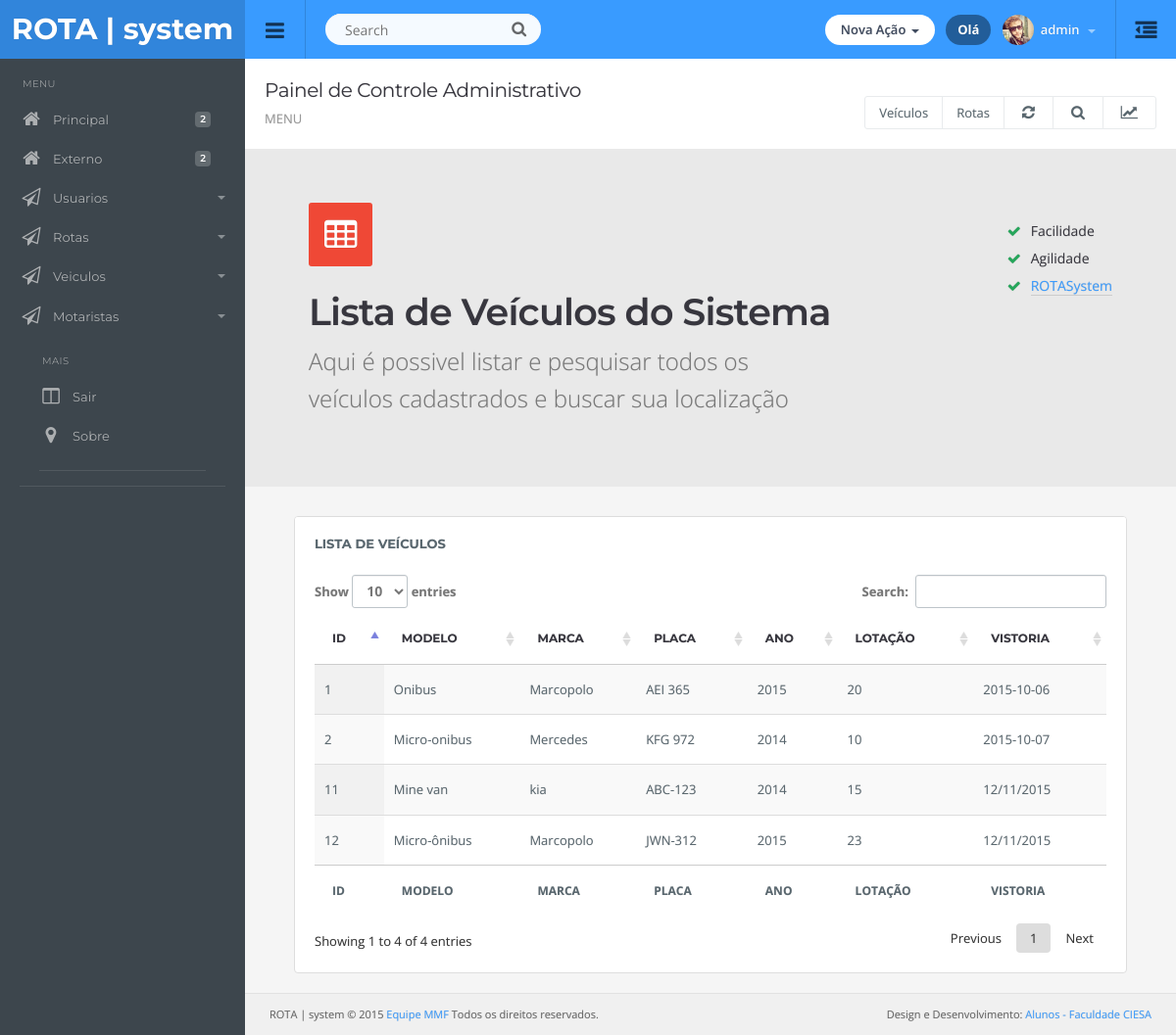
/painel_controle.php (signed in), run on the app's committed database.
### tables this page shows
CREATE TABLE IF NOT EXISTS `veiculos` (
  `vei_id` int(10) unsigned NOT NULL AUTO_INCREMENT,
  `vei_modelo` varchar(100) DEFAULT NULL,
  `vei_marca` varchar(100) DEFAULT NULL,
  `vei_placa` varchar(7) DEFAULT NULL,
  `vei_ano` varchar(4) DEFAULT NULL,
  `vei_lotacao` varchar(10) DEFAULT NULL,
  `vei_datavistoria` varchar(10) DEFAULT NULL,
  `vei_etiqueta` varchar(100) NOT NULL,
  `vei_status` varchar(100) NOT NULL,
  PRIMARY KEY (`vei_id`)
);

### painel_controle.php (the view, shortened to what this page needs)
<!DOCTYPE html>
<html lang="br">
<head>
  <link href="images/root.css" rel="stylesheet">
  </head>
  <body>
  <?php include('topo.php');?>
  </div>
<?php include('menu.inc');?>
<div class="content">
  <div class="page-header">
    <h1 class="title">Painel de Controle Administrativo</h1>
      <ol class="breadcrumb">
        <li class="active">MENU</li>
      </ol>
    <div class="right">
      <div class="btn-group" role="group" aria-label="...">
        <a href="cad_objeto.php" class="btn btn-light">Veículos</a>
        <a href="novo_pedido.php" class="btn btn-light">Rotas</a>
        <a href="#" class="btn btn-light"><i class="fa fa-refresh"></i></a>
        <a href="#" class="btn btn-light"><i class="fa fa-search"></i></a>
        <a href="#" class="btn btn-light" id="topstats"><i class="fa fa-line-chart"></i></a>
      </div>
    </div>
  </div>
  <div class="row presentation">
    <div class="col-lg-8 col-md-6 titles">
      <span class="icon color10-bg"><i class="fa fa-table"></i></span>
      <h1>Lista de Veículos do Sistema</h1>
      <h4>Aqui é possivel listar e pesquisar todos os veículos cadastrados e buscar sua localização</h4>
    </div>
    <div class="col-lg-4 col-md-6">
      <ul class="list-unstyled list">
        <li><i class="fa fa-check"></i>Facilidade<li>
        <li><i class="fa fa-check"></i>Agilidade<li>
        <li><i class="fa fa-check"></i><a href="/" target="_blank">ROTASystem</a><li>
      </ul>
    </div>
  </div>
<div class="container-padding">
  <div class="row">
    <div class="col-md-12">
      <div class="panel panel-default">
        <div class="panel-title">
          Lista de veículos
        </div>
        <div class="panel-body table-responsive">
            <table id="example0" class="table display">
                <thead>
                    <tr>
                        <th>ID</th>
                        <th>MODELO</th>
                        <th>MARCA</th>
                        <th>PLACA</th>
                        <th>ANO</th>
                        <th>LOTAÇÃO</th>
                        <th>VISTORIA</th>
                    </tr>
                </thead>
                <tfoot>
                    <tr>
                        <th>ID</th>
                        <th>MODELO</th>
                        <th>MARCA</th>
                        <th>PLACA</th>
                        <th>ANO</th>
                        <th>LOTAÇÃO</th>
                        <th>VISTORIA</th>
                    </tr>
                </tfoot>
                <tbody>
                  <?php
                    include('conexaopdo.php');
                    $selecionausuario=$con->prepare("SELECT * FROM veiculos");
                    $selecionausuario->execute();
                      while ($linha=$selecionausuario->fetch(PDO::FETCH_ASSOC))
                      {
                            echo '
                              <tr>
                                <td>'.$linha["vei_id"].'</td>
                                 <td>'.$linha["vei_modelo"].'</td>
                                 <td>'.$linha["vei_marca"].'</td>
                                 <td>'.$linha["vei_placa"].'</td>
                                 <td>'.$linha["vei_ano"].'</td>
                                 <td>'.$linha["vei_lotacao"].'</td>
                                 <td>'.$linha["vei_datavistoria"].'</td>
                              </tr>
                            ';
                       }
                  ?>
                </tbody>
            </table>
        </div>
      </div>
    </div>
  </div>
</div>
<?php include ('rodape.php');?>
</div>
</body>
</html>

### topo.php (shortened to what this page needs)
<div id="top" class="clearfix">
	<div class="applogo">
		<a href="index.html" class="logo">ROTA | system</a>
	</div>
  <a href="#" class="sidebar-open-button"><i class="fa fa-bars"></i></a>
  <form class="searchform">
    <input type="text" class="searchbox" id="searchbox" placeholder="Search">
    <span class="searchbutton"><i class="fa fa-search"></i></span>
  </form>
  <a href="#sidepanel" class="sidepanel-open-button"><i class="fa fa-outdent"></i></a>
  <ul class="top-right">
  <li class="dropdown link">
    <a href="#" data-toggle="dropdown" class="dropdown-toggle hdbutton">Nova Ação <span class="caret"></span></a>
  </li>
  <li class="link">
    <a href="#" class="notifications">Olá</a>
  </li>
  <li class="dropdown link">
    <a href="#" data-toggle="dropdown" class="dropdown-toggle profilebox"><img src="images/profileimg.png" alt="img"><b>
      <?php
       $nome = $_SESSION['login'];?><?php echo $nome;?>
     </b><span class="caret"></span></a>
  </li>
  </ul>

### menu.inc (shortened to what this page needs)
<div class="sidebar clearfix">
<ul class="sidebar-panel nav">
  <li class="sidetitle">MENU</li>
  <li><a href="lista_rotas.php"><span class="icon color5"><i class="fa fa-home"></i></span>Principal<span class="label label-default">2</span></a></li>
  <li><a href="painel_externo.php" target="_blank"><span class="icon color5"><i class="fa fa-home"></i></span>Externo<span class="label label-default">2</span></a></li>
  <li><a href="#"><span class="icon color14"><i class="fa fa-paper-plane-o"></i></span>Usuarios<span class="caret"></span></a>
  </li>
  <li><a href="#"><span class="icon color14"><i class="fa fa-paper-plane-o"></i></span>Rotas<span class="caret"></span></a>
  </li>
  <li><a href="#"><span class="icon color14"><i class="fa fa-paper-plane-o"></i></span>Veiculos<span class="caret"></span></a>
  </li>
   <li><a href="#"><span class="icon color14"><i class="fa fa-paper-plane-o"></i></span>Motaristas<span class="caret"></span></a>
  </li>
<ul class="sidebar-panel nav">
  <li class="sidetitle">MAIS</li>
  <li><a href="logout.php"><span class="icon color15"><i class="fa fa-columns"></i></span>Sair</a></li>
  <li><a href="maps.html"><span class="icon color7"><i class="fa fa-map-marker"></i></span>Sobre</a></li>
</div>

### rodape.php
<div class="row footer">
  <div class="col-md-6 text-left">
  ROTA | system © 2015 <a href="#" target="_blank">Equipe MMF</a> Todos os direitos reservados.
  </div>
  <div class="col-md-6 text-right">
    Design e Desenvolvimento: <a href="#">Alunos - Faculdade CIESA</a>
  </div>
</div>

### images/datatables.css (style rules this page uses)
table.dataTable { width: 100%; margin: 0 auto; clear: both; border-collapse: separate; border-spacing: 0; }
table.dataTable thead th, table.dataTable tfoot th { font-weight: bold; text-transform: uppercase; font-size: 12px; }
table.dataTable thead th, table.dataTable thead td { padding: 16px 18px; border-bottom: 1px solid #ccc; }
table.dataTable tfoot th, table.dataTable tfoot td { padding: 16px 18px 20px 18px; border-top: 1px solid #ccc; }
table.dataTable thead .sorting_asc, table.dataTable thead .sorting_desc, table.dataTable thead .sorting { cursor: pointer; *cursor: hand; }
table.dataTable thead .sorting { background: url("sort_both.png") no-repeat center right; }
table.dataTable thead .sorting_asc { background: url("sort_asc.png") no-repeat center right; }
table.dataTable tbody tr { background-color: white; }
table.dataTable tbody th, table.dataTable tbody td { padding: 14px 10px; }
table.dataTable.row-border tbody th, table.dataTable.row-border tbody td, table.dataTable.display tbody th, table.dataTable.display tbody td { border-top: 1px solid #dddddd; }
table.dataTable.row-border tbody tr:first-child th, table.dataTable.row-border tbody tr:first-child td, table.dataTable.display tbody tr:first-child th, table.dataTable.display tbody tr:first-child td { border-top: none; }
table.dataTable.stripe tbody tr.odd, table.dataTable.display tbody tr.odd { background-color: #f9f9f9; }
table.dataTable.order-column tbody tr > .sorting_1, table.dataTable.order-column tbody tr > .sorting_2, table.dataTable.order-column tbody tr > .sorting_3, table.dataTable.display tbody tr > .sorting_1, table.dataTable.display tbody tr > .sorting_2, table.dataTable.display tbody tr > .sorting_3 { background-color: #f9f9f9; }
table.dataTable.display tbody tr.odd > .sorting_1, table.dataTable.order-column.stripe tbody tr.odd > .sorting_1 { background-color: #f1f1f1; }
table.dataTable.display tbody tr.even > .sorting_1, table.dataTable.order-column.stripe tbody tr.even > .sorting_1 { background-color: #f9f9f9; }
table.dataTable, table.dataTable th, table.dataTable td { -webkit-box-sizing: content-box; -moz-box-sizing: content-box; box-sizing: content-box; }

### data on the page
veiculos: vei_id "1", vei_modelo "Onibus", vei_marca "Marcopolo", vei_placa "AEI 365", vei_ano "2015", vei_lotacao "20", vei_datavistoria "2015-10-06"
veiculos: vei_id "2", vei_modelo "Micro-onibus", vei_marca "Mercedes", vei_placa "KFG 972", vei_ano "2014", vei_lotacao "10", vei_datavistoria "2015-10-07"
veiculos: vei_id "11", vei_modelo "Mine van", vei_marca "kia", vei_placa "ABC-123", vei_ano "2014", vei_lotacao "15", vei_datavistoria "12/11/2015"
veiculos: vei_id "12", vei_modelo "Micro-ônibus", vei_marca "Marcopolo", vei_placa "JWN-312", vei_ano "2015", vei_lotacao "23", vei_datavistoria "12/11/2015"

### other printed values
$nome "admin"
